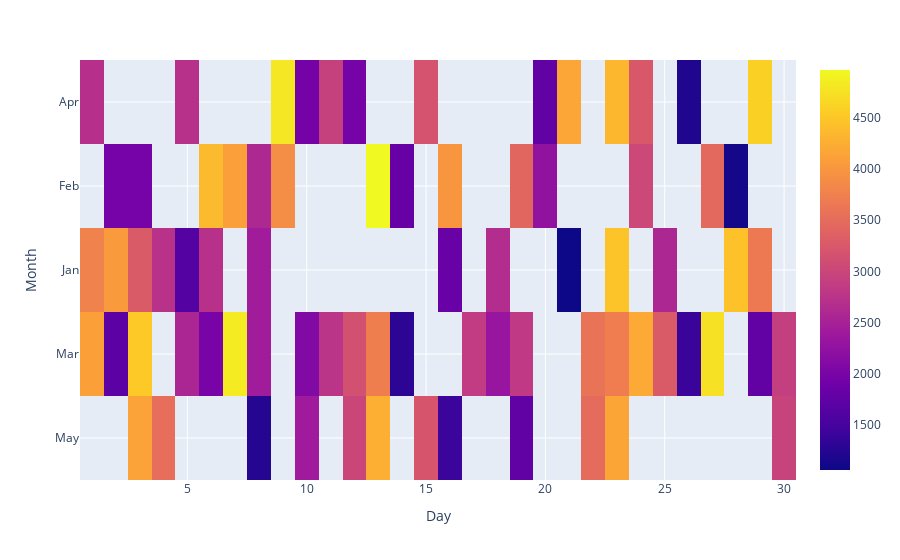

This figure's notebook cell:
### Code cell
#3. Using the sales data, generate a heatmap to visualize the variation in sales across different months and days.


import numpy as np
import pandas as pd
import plotly.express as px


np.random.seed(20)


data = {'Month': np.random.choice(['Jan', 'Feb', 'Mar', 'Apr', 'May'], 100),
        'Day': np.random.choice(range(1, 31), 100),
        'Sales': np.random.randint(1000, 5000, 100)}

df = pd.DataFrame(data)

import numpy as np
import pandas as pd
import plotly.express as px


pivot_df=df.pivot_table(index='Month',columns='Day',values='Sales')


fig=px.imshow(pivot_df)
fig.show()

### Figure 1 — Plotly figure (JSON) as saved in the notebook; plotly's stock layout.template omitted (floating-point values rounded to 4 significant figures; data arrays with more than 128 entries replaced by an {"elided": "..."} marker saying what was removed)
{"data": [{"coloraxis": "coloraxis", "hovertemplate": "Day: %{x}<br>Month: %{y}<br>color: %{z}<extra></extra>", "name": "0", "type": "heatmap", "x": [1, 2, 3, 4, 5, 6, 7, 8, 9, 10, 11, 12, 13, 14, 15, 16, 17, 18, 19, 20, 21, 22, 23, 24, 25, 26, 27, 28, 29, 30], "xaxis": "x", "y": ["Apr", "Feb", "Jan", "Mar", "May"], "yaxis": "y", "z": {"elided": "5x30 float values"}}], "layout": {"autosize": true, "coloraxis": {"colorscale": [[0, "#0d0887"], [0.1111, "#46039f"], [0.2222, "#7201a8"], [0.3333, "#9c179e"], [0.4444, "#bd3786"], [0.5556, "#d8576b"], [0.6667, "#ed7953"], [0.7778, "#fb9f3a"], [0.8889, "#fdca26"], [1, "#f0f921"]]}, "margin": {"t": 60}, "xaxis": {"anchor": "y", "autorange": true, "constrain": "domain", "domain": [0, 1], "range": [0.5, 30.5], "scaleanchor": "y", "title": {"text": "Day"}, "type": "linear"}, "yaxis": {"anchor": "x", "autorange": true, "constrain": "domain", "domain": [0, 1], "range": [4.5, -0.5], "title": {"text": "Month"}, "type": "category"}}}
